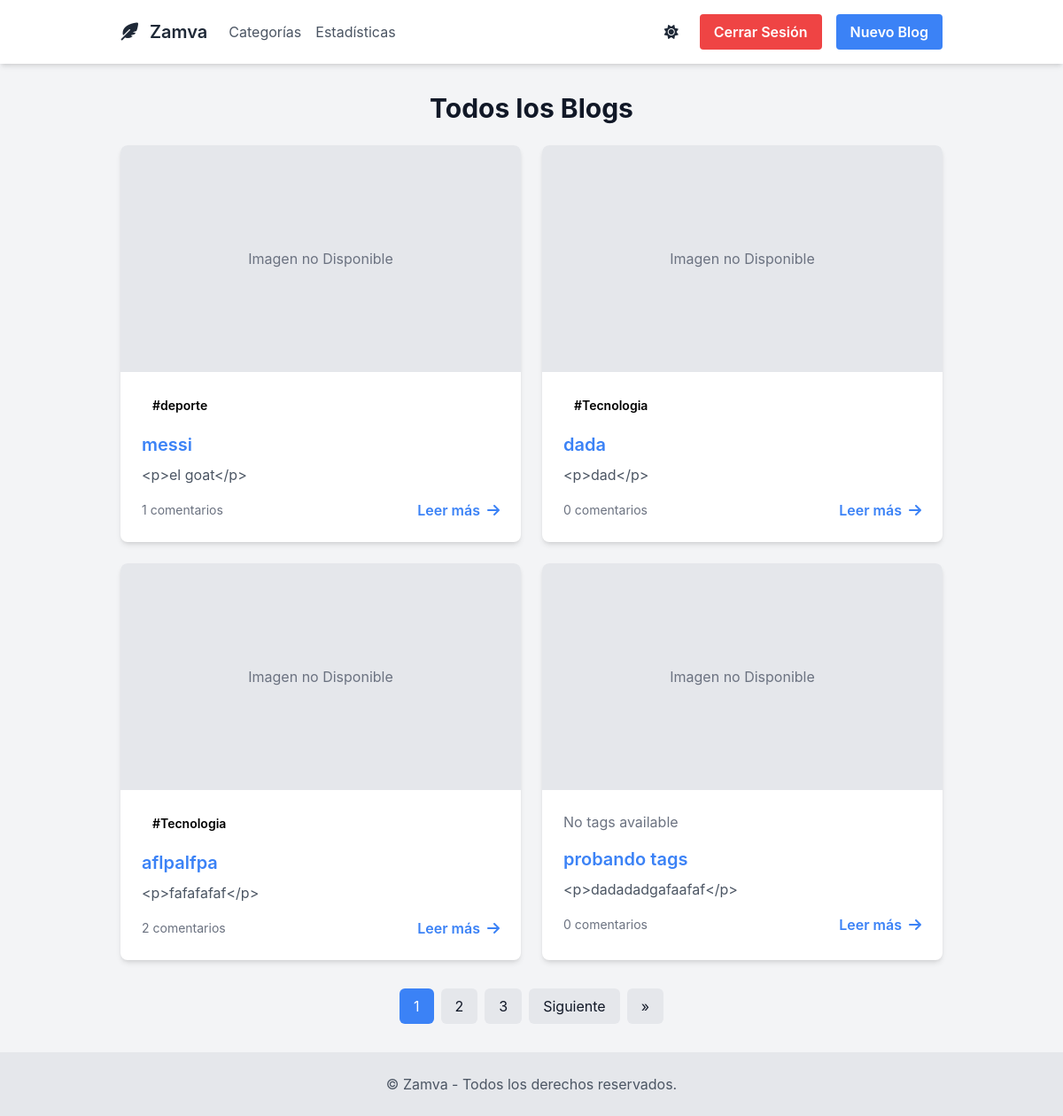
Screenshot of / (signed in) with the database file from the repository.
### blogapp/models.py (models this page shows, shortened)
class Blog(models.Model):
    title = models.CharField(max_length=200)
    content = RichTextField()
    image = models.ImageField(upload_to='blog_images/', blank=True, null=True)
    author = models.ForeignKey(User, on_delete=models.CASCADE)
    created_at = models.DateTimeField(auto_now_add=True)
    tags = TaggableManager()

### blogapp/views.py (the view)
# urls.py: path('', BlogListView.as_view(), name='blog_list'),
class BlogListView(ListView):
    model = Blog
    template_name = 'blogapp/blog_list.html'
    context_object_name = 'blogs'
    paginate_by = 4  # Cambiado a 4 para mostrar 4 blogs por página
    ordering = ['-created_at']  # Ordena los blogs por fecha de creación, los más nuevos primero.
    def get_queryset(self):
        queryset = super().get_queryset()
        tag_slug = self.request.GET.get('tag')
        if tag_slug:
            queryset = queryset.filter(tags__slug=tag_slug)
        return queryset.distinct()
    def get_context_data(self, **kwargs):
        context = super().get_context_data(**kwargs)
        context['tag_filter'] = self.request.GET.get('tag')  # para mostrarlo en la plantilla
        context['most_commented'] = Blog.objects.annotate(
            num_comments=Count('reviews')
        ).order_by('-num_comments')[:3]
        context['top_rated'] = Blog.objects.annotate(
            avg_rating=Avg('reviews__rating')
        ).order_by('-avg_rating')[:3]
        return context

### blogapp/templates/blogapp/blog_list.html (shortened to what this page needs)
{% extends 'blogapp/base.html' %}
{% block content %}
    <h1 class="text-3xl font-bold mb-6 text-center text-gray-900 dark:text-white">Todos los Blogs</h1>
    <div class="grid grid-cols-1 md:grid-cols-1 lg:grid-cols-2 gap-6">
        {% for blog in blogs %}
            <article class="blog-card bg-white dark:bg-gray-800 rounded-lg shadow-md overflow-hidden">
                <div class="h-64 overflow-hidden relative">
                    {% if blog.image %}
                        <img src="{{ blog.image.url }}" alt="{{ blog.title }}" class="w-full h-full object-cover">
                    {% else %}
                        <div class="absolute inset-0 bg-gray-200 dark:bg-gray-700 flex items-center justify-center">
                            <p class="text-gray-500 dark:text-gray-400">Imagen no Disponible</p>
                        </div>
                    {% endif %}
                </div>
                <div class="p-6">
                    <div class="flex flex-wrap gap-2 mb-4">
                        {% for tag in blog.tags.all %}
                            {% with tag_colors="bg-"|add:tag.name|lower|add:"-200 text-"|add:tag.name|lower|add:"-700 dark:bg-"|add:tag.name|lower|add:"-700 dark:text-"|add:tag.name|lower|add:"-300" %}
                                <a href="{% url 'blogapp:blog_list' %}?tag={{ tag.slug }}"
                                   class="inline-block {{ tag_colors }} px-3 py-1 rounded-full text-sm font-semibold hover:bg-{{ tag.name|lower }}-300 dark:hover:bg-{{ tag.name|lower }}-600">
                                    #{{ tag.name }}
                                </a>
                            {% endwith %}
                        {% empty %}
                            <p class="text-gray-500 dark:text-gray-400">No tags available</p>
                        {% endfor %}
                    </div>
                    <h3 class="text-xl font-semibold mb-2">
                        <a href="{% url 'blogapp:blog_detail' blog.pk %}"
                           class="text-blue-500 hover:text-blue-400 dark:text-blue-400 dark:hover:text-blue-300">{{ blog.title }}</a>
                    </h3>
                    <p class="text-gray-600 dark:text-gray-400 mb-4">
                        {{ blog.content|truncatechars:150 }}
                    </p>
                    <div class="flex items-center justify-between">
                        <p class="text-sm text-gray-500 dark:text-gray-400">
                            {{ blog.reviews.count }} comentarios
                        </p>
                        <a href="{% url 'blogapp:blog_detail' blog.pk %}"
                           class="text-blue-500 hover:text-blue-400 dark:text-blue-400 dark:hover:text-blue-300 font-semibold">
                            Leer más <i class="fas fa-arrow-right ml-1"></i>
                        </a>
                    </div>
                </div>
            </article>
        {% empty %}
            <p class="text-gray-500 dark:text-gray-400 text-center">Aún no se han publicado blogs.</p>
        {% endfor %}
    </div>
    {% if page_obj.has_other_pages %}
        <div class="flex justify-center mt-8">
            <div class="inline-flex space-x-2">
                {% for num in page_obj.paginator.page_range %}
                    {% if page_obj.number == num %}
                        <span class="px-4 py-2 bg-blue-500 text-white rounded-md">{{ num }}</span>
                    {% elif num > page_obj.number|add:"-3" and num < page_obj.number|add:"3" %}
                        <a href="?page={{ num }}{% if request.GET.tag %}&tag={{ request.GET.tag }}{% endif %}"
                           class="px-4 py-2 bg-gray-200 dark:bg-gray-700 text-gray-900 dark:text-white rounded-md hover:bg-gray-300 dark:hover:bg-gray-600">{{ num }}</a>
                    {% endif %}
                {% endfor %}
                {% if page_obj.has_next %}
                    <a href="?page={{ page_obj.next_page_number }}{% if request.GET.tag %}&tag={{ request.GET.tag }}{% endif %}"
                       class="px-4 py-2 bg-gray-200 dark:bg-gray-700 text-gray-900 dark:text-white rounded-md hover:bg-gray-300 dark:hover:bg-gray-600">
                        Siguiente
                    </a>
                    <a href="?page={{ page_obj.paginator.num_pages }}{% if request.GET.tag %}&tag={{ request.GET.tag }}{% endif %}"
                       class="px-4 py-2 bg-gray-200 dark:bg-gray-700 text-gray-900 dark:text-white rounded-md hover:bg-gray-300 dark:hover:bg-gray-600">
                        &raquo;
                    </a>
                {% endif %}
            </div>
        </div>
    {% endif %}
{% endblock %}

### blogapp/templates/blogapp/base.html (style rules this page uses)
body { font-family: 'Inter', sans-serif; background-color: #f8fafc; }
.blog-card { transition: transform 0.2s; }

### rows the page displays
Blog: image "Imagen no Disponible", title "messi", content "<p>el goat</p>", reviews.count "1"
Tag: name "deporte"
Blog: image "Imagen no Disponible", title "dada", content "<p>dad</p>", reviews.count "0"
Tag: name "Tecnologia"
Blog: image "Imagen no Disponible", title "aflpalfpa", content "<p>fafafafaf</p>", reviews.count "2"
Blog: image "Imagen no Disponible", title "probando tags", content "<p>dadadadgafaafaf</p>", reviews.count "0"

### other values shown
{{ num }} "1"
{{ num }} "2" "3"
